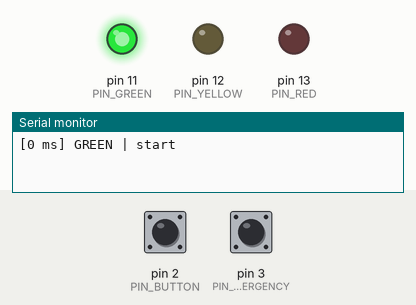
This sketch was run on a simulated Arduino Uno, built with avr-gcc and run on an emulated ATmega328P. Parts: output pins drawn as LEDs (lit = HIGH), the last lines printed to the serial monitor. Dashed ring = blinking. The test bench sets the inputs (shaded band); at power-on: pin 3 (PIN_EMERGENCY) HIGH, pin 2 (PIN_BUTTON) HIGH.

Above: at 1.2 s.
1.3 s: pin 3 (PIN_EMERGENCY) pulled LOW for 1 s
At 1.54 s:
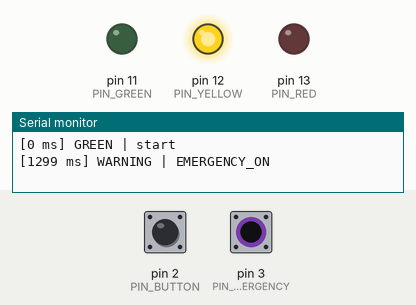
3.8 s: pin 2 (PIN_BUTTON) pulled LOW for 3.2 s
At 7.79 s:
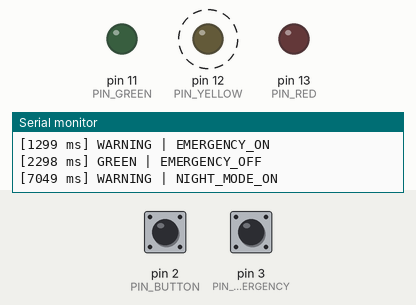
Timing chart, 0 to 14.5 s (numbered marks = the images above; inputs shaded):
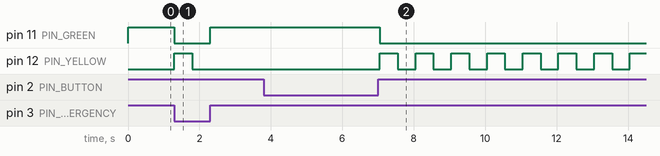

Measured:
- after the input at 1.3 s, pin 11 (PIN_GREEN): HIGH → LOW at once, → HIGH 1.0 s later; pin 12 (PIN_YELLOW): LOW → HIGH at once, → LOW 0.50 s later
- after the input at 3.8 s, pin 11 (PIN_GREEN): HIGH → LOW after 3.2 s instead of 8.5 s

The sketch:

traffic_light_table.ino
```cpp
// Светофор, метод 2 (table-driven FSM).
// Пины: 13 Red, 12 Yellow, 11 Green, 2 кнопка, 3 EMERGENCY (замкнуть на GND = авария).
// Короткое нажатие = пешеходный запрос (в Green), удержание >= 2 с = ночной режим.

const int PIN_RED = 13, PIN_YELLOW = 12, PIN_GREEN = 11, PIN_BUTTON = 2, PIN_EMERGENCY = 3;

enum State { S_GREEN, S_YELLOW, S_RED, S_WARNING, NUM_STATES };
enum Event { E_NONE, E_TIMER, E_PED, E_EMERGENCY_ON, E_EMERGENCY_OFF, E_NIGHT_TOGGLE, NUM_EVENTS };
const char* names[] = { "GREEN", "YELLOW", "RED", "WARNING" };

State currentState = S_GREEN;
unsigned long stateStart = 0, stateDur = 0;
bool pedRequest = false, emergency = false, nightMode = false;

typedef void (*Handler)(void);
Handler fsmTable[NUM_STATES][NUM_EVENTS];

// Лог: timestamp, что произошло, причина
void logMsg(const char* what, const char* info) {
  Serial.print('['); Serial.print(millis()); Serial.print(" ms] ");
  Serial.print(what); Serial.print(" | "); Serial.println(info);
}

// Общий переход: состояние, длительность, светодиоды, лог
void goToState(State s, unsigned long dur, const char* reason) {
  currentState = s;
  stateDur = dur;
  stateStart = millis();
  digitalWrite(PIN_RED, s == S_RED);
  digitalWrite(PIN_GREEN, s == S_GREEN);
  digitalWrite(PIN_YELLOW, s != S_GREEN && s != S_RED);
  logMsg(names[s], reason);
}

// ---------- Обработчики ----------
void onGreenTimer()  { goToState(S_YELLOW, 3000, "TIMER"); }
void onGreenPed()    { pedRequest = true; logMsg("EVENT", "PED_REQUEST"); }
void onYellowTimer() {
  if (pedRequest) { pedRequest = false; goToState(S_RED, 15000, "TIMER + pedestrian time"); }
  else goToState(S_RED, 10000, "TIMER");
}
void onRedTimer()    { goToState(S_GREEN, 10000, "TIMER"); }

void onWarningTimer() {   // мигание жёлтого каждые 500 мс
  stateStart = millis();
  digitalWrite(PIN_YELLOW, !digitalRead(PIN_YELLOW));
}
void onAnyEmergencyOn() {
  emergency = true;
  pedRequest = false;
  goToState(S_WARNING, 500, "EMERGENCY_ON");
}
void onWarningEmergencyOff() {
  emergency = false;
  if (!nightMode) goToState(S_GREEN, 10000, "EMERGENCY_OFF");
}
void onAnyNightToggle() {
  nightMode = !nightMode;
  if (nightMode) { pedRequest = false; goToState(S_WARNING, 500, "NIGHT_MODE_ON"); }
  else if (!emergency) goToState(S_GREEN, 10000, "NIGHT_MODE_OFF");
}

void setupTable() {
  for (int s = 0; s < NUM_STATES; ++s)
    for (int e = 0; e < NUM_EVENTS; ++e) fsmTable[s][e] = NULL;

  fsmTable[S_GREEN][E_TIMER] = onGreenTimer;
  fsmTable[S_GREEN][E_PED] = onGreenPed;
  fsmTable[S_YELLOW][E_TIMER] = onYellowTimer;
  fsmTable[S_RED][E_TIMER] = onRedTimer;
  fsmTable[S_WARNING][E_TIMER] = onWarningTimer;
  fsmTable[S_WARNING][E_EMERGENCY_OFF] = onWarningEmergencyOff;
  // авария и ночной режим - из любого состояния
  for (int s = 0; s < NUM_STATES; ++s) {
    fsmTable[s][E_EMERGENCY_ON] = onAnyEmergencyOn;
    fsmTable[s][E_NIGHT_TOGGLE] = onAnyNightToggle;
  }
}

// Формирует одно событие: авария, кнопка (антидребезг 50 мс), таймер
Event pollEvent() {
  static bool lastRaw = false, pressed = false;
  static unsigned long lastChange = 0, pressStart = 0;

  bool em = (digitalRead(PIN_EMERGENCY) == LOW);
  if (em != emergency) return em ? E_EMERGENCY_ON : E_EMERGENCY_OFF;

  bool raw = (digitalRead(PIN_BUTTON) == LOW);
  if (raw != lastRaw) { lastRaw = raw; lastChange = millis(); }
  if (millis() - lastChange >= 50 && raw != pressed) {   // сигнал стабилен 50 мс
    pressed = raw;
    if (pressed) pressStart = millis();
    else return (millis() - pressStart >= 2000) ? E_NIGHT_TOGGLE : E_PED;  // при отпускании
  }

  if (millis() - stateStart >= stateDur) return E_TIMER;
  return E_NONE;
}

void setup() {
  pinMode(PIN_RED, OUTPUT);
  pinMode(PIN_YELLOW, OUTPUT);
  pinMode(PIN_GREEN, OUTPUT);
  pinMode(PIN_BUTTON, INPUT_PULLUP);
  pinMode(PIN_EMERGENCY, INPUT_PULLUP);
  Serial.begin(9600);
  setupTable();
  goToState(S_GREEN, 10000, "start");
}

void loop() {
  // нештатное состояние -> безопасный режим (мигающий жёлтый)
  if (currentState >= NUM_STATES) { nightMode = true; goToState(S_WARNING, 500, "ERROR"); }

  Event ev = pollEvent();
  if (ev != E_NONE) {
    Handler h = fsmTable[currentState][ev];
    if (h) h();
  }
}
```
